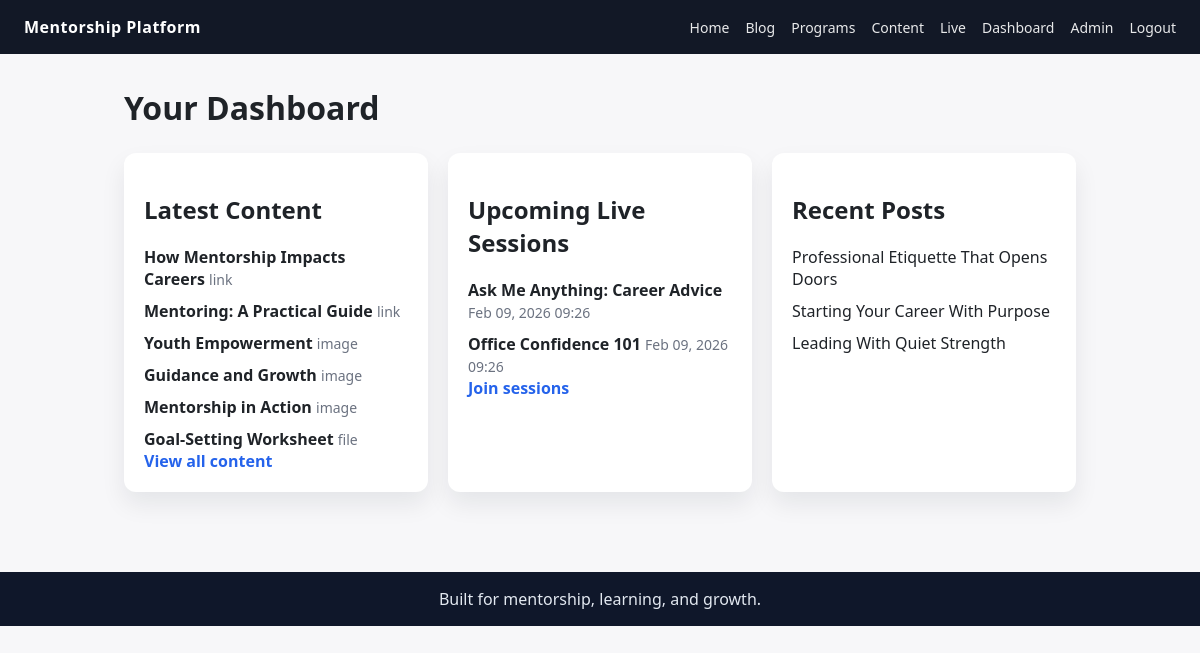
The page /dashboard (signed in) on the database its author committed.
### app/models.py (models this page shows)
class ContentItem(db.Model):
    id = db.Column(db.Integer, primary_key=True)
    title = db.Column(db.String(150))
    description = db.Column(db.Text)
    content_type = db.Column(db.String(30))
    file_url = db.Column(db.Text)
    created_at = db.Column(db.DateTime, default=datetime.utcnow)

class LiveSession(db.Model):
    id = db.Column(db.Integer, primary_key=True)
    title = db.Column(db.String(150))
    embed_url = db.Column(db.Text)
    scheduled_at = db.Column(db.DateTime)
    created_at = db.Column(db.DateTime, default=datetime.utcnow)

class Post(db.Model):
    id = db.Column(db.Integer, primary_key=True)
    title = db.Column(db.String(200))
    content = db.Column(db.Text)
    created_at = db.Column(db.DateTime, default=datetime.utcnow)

### app/routes.py (the view)
@main.route("/dashboard")
@login_required
def dashboard():
    content_items = ContentItem.query.order_by(ContentItem.created_at.desc()).limit(6).all()
    live_sessions = LiveSession.query.order_by(LiveSession.scheduled_at.desc()).limit(3).all()
    posts = Post.query.order_by(Post.created_at.desc()).limit(3).all()
    return render_template(
        "dashboard.html",
        content_items=content_items,
        live_sessions=live_sessions,
        posts=posts
    )

### app/models.py (called while the page is built)
@login_manager.user_loader
def load_user(user_id):
    return User.query.get(int(user_id))

### templates/dashboard.html (shortened to what this page needs)
{% extends "base.html" %}
{% block content %}
<h1>Your Dashboard</h1>
<section class="grid">
	<div class="card">
		<h2>Latest Content</h2>
		{% if content_items %}
			<ul class="list">
				{% for item in content_items %}
					<li>
						<strong>{{ item.title }}</strong>
						<span class="muted">{{ item.content_type }}</span>
					</li>
				{% endfor %}
			</ul>
			<a class="link" href="{{ url_for('main.content') }}">View all content</a>
		{% else %}
			<p class="muted">No content yet.</p>
		{% endif %}
	</div>
	<div class="card">
		<h2>Upcoming Live Sessions</h2>
		{% if live_sessions %}
			<ul class="list">
				{% for session in live_sessions %}
					<li>
						<strong>{{ session.title }}</strong>
						{% if session.scheduled_at %}
							<span class="muted">{{ session.scheduled_at.strftime('%b %d, %Y %H:%M') }}</span>
						{% endif %}
					</li>
				{% endfor %}
			</ul>
			<a class="link" href="{{ url_for('main.live') }}">Join sessions</a>
		{% else %}
			<p class="muted">No live sessions scheduled.</p>
		{% endif %}
	</div>
	<div class="card">
		<h2>Recent Posts</h2>
		{% if posts %}
			<ul class="list">
				{% for post in posts %}
					<li>
						<a href="{{ url_for('main.post_detail', post_id=post.id) }}">{{ post.title }}</a>
					</li>
				{% endfor %}
			</ul>
		{% else %}
			<p class="muted">No posts yet.</p>
		{% endif %}
	</div>
</section>
{% endblock %}

### static/style.css (style rules this page uses)
* { box-sizing: border-box; }
body { margin: 0; font-family: "Segoe UI", Tahoma, sans-serif; background: #f7f7f9; color: #1f2328; }
a { color: inherit; text-decoration: none; }
.link { color: #2563eb; font-weight: 600; }
.grid { display: grid; grid-template-columns: repeat(auto-fit, minmax(240px, 1fr)); gap: 20px; margin-top: 24px; }
.card { background: #fff; padding: 20px; border-radius: 12px; box-shadow: 0 12px 24px rgba(15, 23, 42, 0.08); }
.list { list-style: none; padding: 0; margin: 0; display: grid; gap: 10px; }
.muted { color: #6b7280; font-size: 14px; }

### rows shown on the page
ContentItem: title "How Mentorship Impacts Careers", content_type "link"
ContentItem: title "Mentoring: A Practical Guide", content_type "link"
ContentItem: title "Youth Empowerment", content_type "image"
ContentItem: title "Guidance and Growth", content_type "image"
ContentItem: title "Mentorship in Action", content_type "image"
ContentItem: title "Goal-Setting Worksheet", content_type "file"
LiveSession: title "Ask Me Anything: Career Advice", scheduled_at "Feb 09, 2026 09:26"
LiveSession: title "Office Confidence 101", scheduled_at "Feb 09, 2026 09:26"
Post: title "Professional Etiquette That Opens Doors"
Post: title "Starting Your Career With Purpose"
Post: title "Leading With Quiet Strength"
